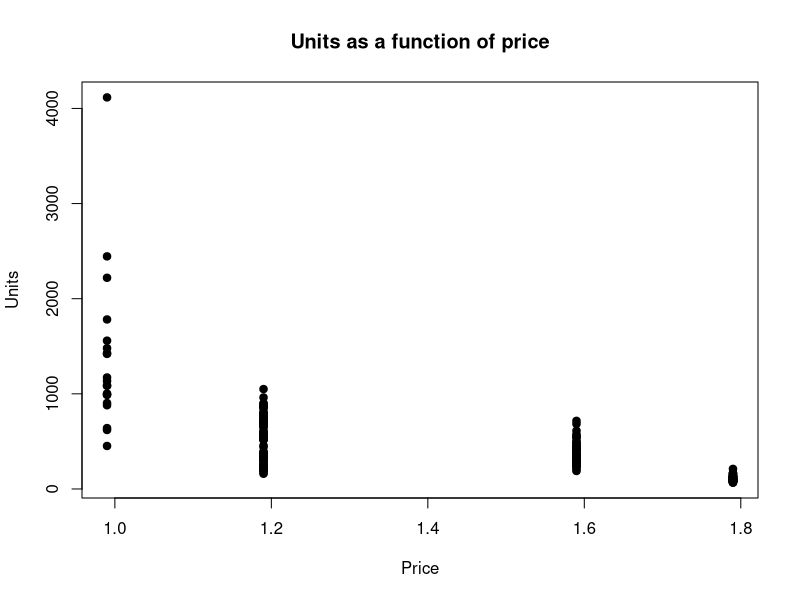
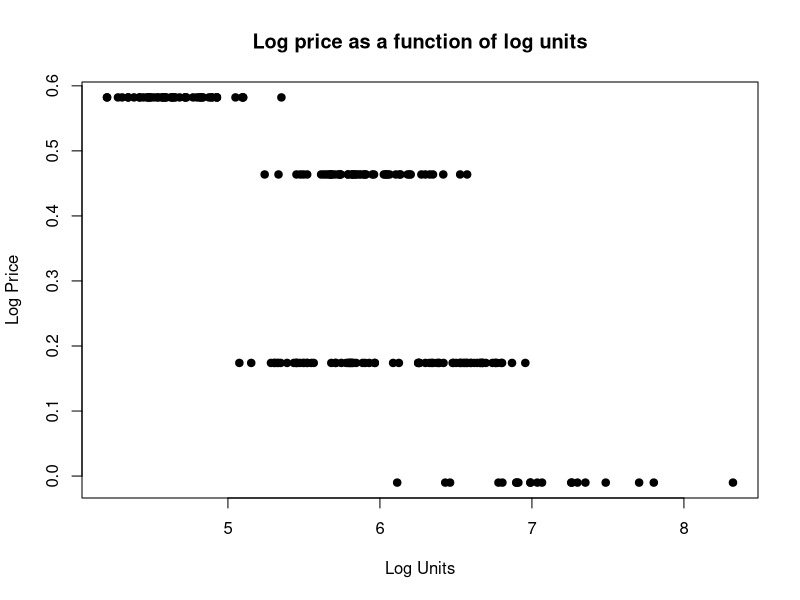

Write the R code that produced these figures, in order.
## ---- chunk 1
# We recommend including this entire code chunk at the top of all 
# your R Markdown files. 'include=FALSE' omits this code in the output
# but R still runs it.

# Load libraries needed for analysis
library(knitr)                 # Creating PDF output using Markdown
library(tidyverse)             # Data manipulation and graphing
library(readxl)                # To use read_excel()
library(psych)                 # To use corr.test() for correlation matrices
theme_set(theme_bw())          # Get rid of gray background in plots

# Set some defaults for the R Markdown document
opts_chunk$set(echo=TRUE,      # Print the code in all the chunks
               warning=FALSE,  # Don't print warning statements
               message=FALSE,  # Don't print other R output messages
               comment=NA)     # Helps produce prettier output
## ---- chunk 2
# Read in the data
df <- read_excel("small_salsa.xlsx")

# Create logged prices and quantities
df <- df %>% 
  mutate(ln_p = log(price),
         ln_q = log(units),
         Dholiday = factor(holiday),
         Dstore = factor(store),
         Dzone= factor(zone))

## ---- chunk 3
#plot price versus units
plot(df$price, df$units,main="Units as a function of price",xlab="Price",ylab="Units",pch=19)

plot(df$ln_q,df$ln_p,main="Log price as a function of log units",xlab="Log Units",ylab="Log Price",pch=19)
## ---- chunk 4
corr.test(df %>% select(price, pop, units, holiday))
## ---- chunk 5
reg1 <- lm(ln_q ~ ln_p + Dzone + Dholiday, data=df)
summary(reg1)
## ---- chunk 6
reg.noholiday <- lm(ln_q ~ ln_p + Dstore, data=df %>% filter(Dholiday==0))
summary(reg.noholiday)
## ---- chunk 7
# More code here

